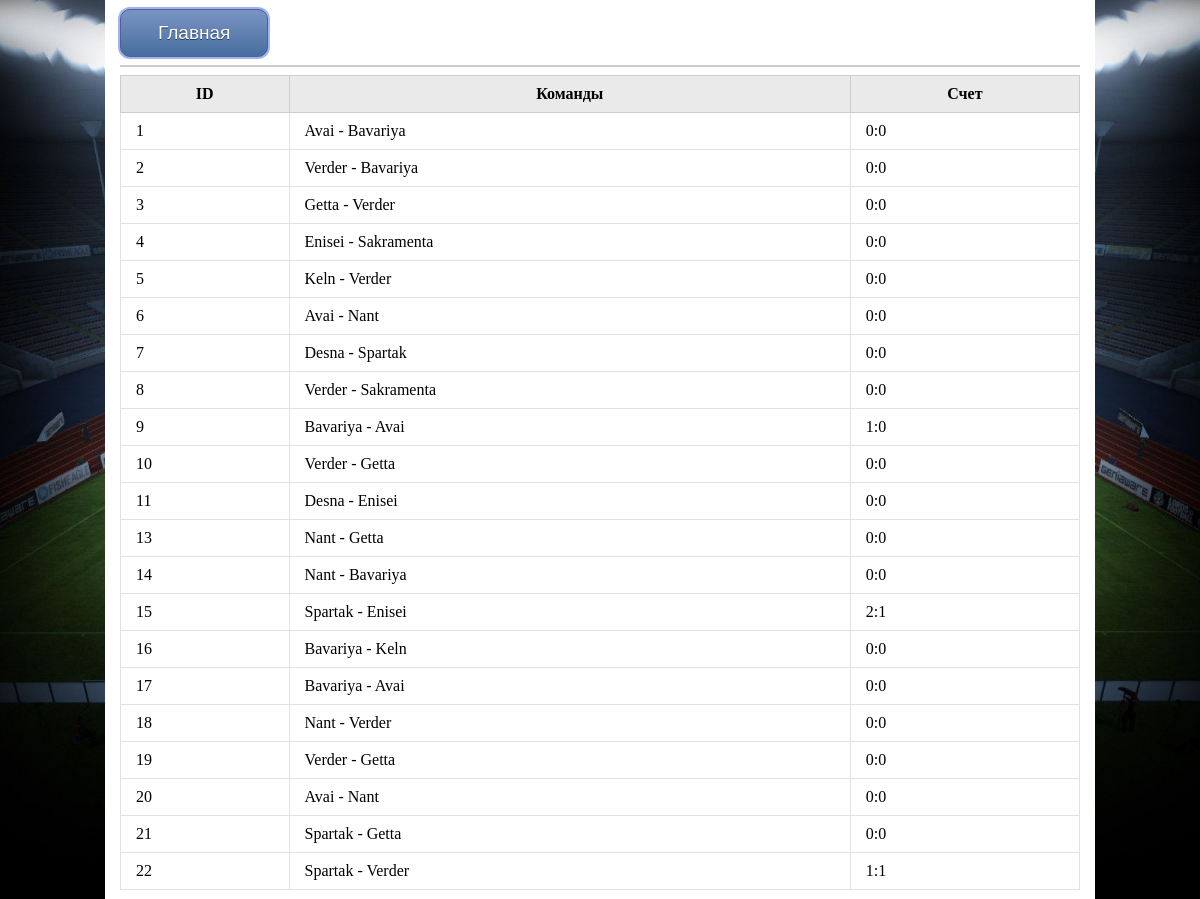
The app's page /matches.php with its own data.
### tables this page shows
CREATE TABLE `matches` (
  `mch_id` int(11) NOT NULL,
  `mch_team1_id` int(11) NOT NULL,
  `mch_team2_id` int(11) NOT NULL
);

### matches.php (the view)
<?php
require_once __DIR__ . '/setting.php';
$matches = $pdo->query('SELECT `matches`.* FROM `matches` ORDER BY `matches`.`mch_id` ASC')->fetchAll();
$teams1 = array_column($matches, 'mch_team1_id');
$teams2 = array_column($matches, 'mch_team2_id');
$teamsIds = array_unique(array_merge($teams1, $teams2));
$teams = $pdo->query('SELECT `teams`.* FROM `teams` WHERE `teams`.`ts_id` IN (' . implode(',', $teamsIds) . ')')->fetchAll();
foreach ($teams as $team) {
    $teamsName[$team['ts_id']] = $team['ts_name'];
}
$goals = $pdo->query('SELECT `goals`.`gs_match_id`, `players`.`ps_team_id` AS gs_team_id, SUM(`goals`.`gs_player_id` = `players`.`ps_id`) AS total
FROM `goals`
JOIN `players` ON `goals`.`gs_player_id` = `players`.`ps_id`
GROUP BY `goals`.`gs_match_id`, `players`.`ps_team_id`')->fetchAll();
foreach ($matches as $id => $match) {
    $matches[$id]['gs_team1'] = $matches[$id]['gs_team2'] = 0;
    foreach ($goals as $key => $goal) {
        if ($match['mch_id'] == $goal['gs_match_id']) {
            if ($match['mch_team1_id'] == $goal['gs_team_id']) {
                $matches[$id]['gs_team1'] = $goal['total'];
            } elseif ($match['mch_team2_id'] == $goal['gs_team_id']) {
                $matches[$id]['gs_team2'] = $goal['total'];
            }
            unset($goals[$key]);
        }
    }
}
require_once __DIR__ . '/head.php';
?>
<table>
    <thead>
    <tr>
        <th>ID</th>
        <th>Команды</th>
        <th>Счет</th>
    </tr>
    </thead>
    <tbody>
    <?php
    foreach ($matches as $match) {
        echo '<tr>';
        echo '<td>' . $match['mch_id'] . '</td>';
        echo '<td>' . $teamsName[$match['mch_team1_id']] . ' - ' . $teamsName[$match['mch_team2_id']] . '</td>';
        echo '<td>' . $match['gs_team1'] . ':' . $match['gs_team2'] . '</td>';
        echo '</tr>';
    }
    ?>
    </tbody>
</table>
<?php
require_once __DIR__ . '/foot.php';
?>

### head.php (shortened to what this page needs)
<!doctype html>
<html lang="ru">
<head>
</head>
<body>
<div class="container">
<a class="blueButton" href="/">Главная</a>
<hr>

### foot.php
</div>
</body>
</html>

### head.php (style rules this page uses)
body { margin:0px; background: url('bg.jpg') no-repeat center center fixed; -webkit-background-size: cover; -moz-background-size: cover; background-size: cover; -o-background-size: cover; background-color: #fafafa; }
hr { border: 1px solid #CCCCCC; }
table { border-collapse: collapse; border: 1px solid grey; width: 100%; }
th { border: 1px solid #CCCCCC; background: #EAEAEA; padding: 9px 15px; }
td { border: 1px solid #E2E2E2; padding: 9px 15px; }
a { color:#337ab7; text-decoration:none; }
.container { width: 960px; margin: 0px auto; background: #ffffff; padding: 9px 15px; }
.blueButton { box-shadow: 0px 0px 0px 2px #9fb4f2; background: linear-gradient(to bottom, #7892c2 5%, #476e9e 100%); background-color: #7892c2; border-radius: 10px; border: 1px solid #4e6096; display: inline-block; cursor: pointer; color: #ffffff; font-family: Arial; font-size: 19px; padding: 12px 37px; text-decoration: none; text-shadow: 0px 1px 0px #283966; }

### records on screen
matches: mch_id "1", mch_team1 "Avai", mch_team2 "Bavariya", gs_team1 "0", gs_team2 "0"
matches: mch_id "2", mch_team1 "Verder", mch_team2 "Bavariya", gs_team1 "0", gs_team2 "0"
matches: mch_id "3", mch_team1 "Getta", mch_team2 "Verder", gs_team1 "0", gs_team2 "0"
matches: mch_id "4", mch_team1 "Enisei", mch_team2 "Sakramenta", gs_team1 "0", gs_team2 "0"
matches: mch_id "5", mch_team1 "Keln", mch_team2 "Verder", gs_team1 "0", gs_team2 "0"
matches: mch_id "6", mch_team1 "Avai", mch_team2 "Nant", gs_team1 "0", gs_team2 "0"
matches: mch_id "7", mch_team1 "Desna", mch_team2 "Spartak", gs_team1 "0", gs_team2 "0"
matches: mch_id "8", mch_team1 "Verder", mch_team2 "Sakramenta", gs_team1 "0", gs_team2 "0"
matches: mch_id "10", mch_team1 "Verder", mch_team2 "Getta", gs_team1 "0", gs_team2 "0"
matches: mch_id "11", mch_team1 "Desna", mch_team2 "Enisei", gs_team1 "0", gs_team2 "0"
matches: mch_id "13", mch_team1 "Nant", mch_team2 "Getta", gs_team1 "0", gs_team2 "0"
matches: mch_id "14", mch_team1 "Nant", mch_team2 "Bavariya", gs_team1 "0", gs_team2 "0"
matches: mch_id "16", mch_team1 "Bavariya", mch_team2 "Keln", gs_team1 "0", gs_team2 "0"
matches: mch_id "17", mch_team1 "Bavariya", mch_team2 "Avai", gs_team1 "0", gs_team2 "0"
matches: mch_id "18", mch_team1 "Nant", mch_team2 "Verder", gs_team1 "0", gs_team2 "0"
matches: mch_id "19", mch_team1 "Verder", mch_team2 "Getta", gs_team1 "0", gs_team2 "0"
matches: mch_id "20", mch_team1 "Avai", mch_team2 "Nant", gs_team1 "0", gs_team2 "0"
matches: mch_id "21", mch_team1 "Spartak", mch_team2 "Getta", gs_team1 "0", gs_team2 "0"

### other values on screen
$match['mch_id'] "9"
$teamsName[$match['mch_team1_id']] "Bavariya"
$teamsName[$match['mch_team2_id']] "Avai"
$match['gs_team1'] "1"
$match['gs_team2'] "0"
$match['mch_id'] "15"
$teamsName[$match['mch_team1_id']] "Spartak"
$teamsName[$match['mch_team2_id']] "Enisei"
$match['gs_team1'] "2"
$match['gs_team2'] "1"
$match['mch_id'] "22"
$teamsName[$match['mch_team2_id']] "Verder"
